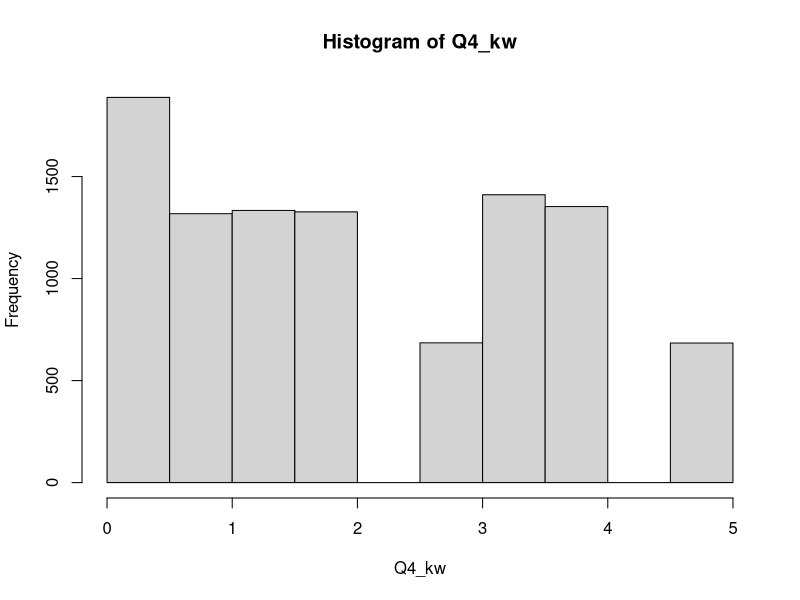

This chart was generated by the following R code:
## ---- chunk 1
group_1 <- c(2.9736,0.9448,1.6394,0.0389,1.2958)
group_2 <- c(0.7681,0.8027,0.2156,0.074,1.5076)
group_3 <- c(4.8249,2.2516,1.5609,2.0452,1.0959)
total <- c(group_1,group_2,group_3)

E_g1 <- mean(group_1)
E_g2 <- mean(group_2)
E_g3 <- mean(group_3)
E_total <- mean(total)
obs_SST <- 5*((E_g1-E_total)^2)+(5*((E_g2-E_total)^2))+(5*((E_g3-E_total)^2))
obs_SST
MST <- obs_SST/(3-1)
MST
## ---- chunk 2
S2_1 <- var(group_1)
S2_2 <- var(group_2)
S2_3 <- var(group_3)
SSE <-  (4*S2_1)+(4*S2_2)+(4*S2_3)
MSE <- SSE/(15-3)
obs.F <- MST/MSE 
obs.F 
## ---- chunk 3
library(gtools)
A <- 10000
Q1_matrix <- matrix(NA,A,15)
Q1_SSTperm <- rep(NA,A)
Q1_MSTperm <- rep(NA,A)
Q1_SSEperm <- rep(NA,A)
Q1_MSEperm <- rep(NA,A)
Q1_Fperm <- rep(NA,A)
Q1_count <- 0
for(i in 1:A) {
  Q1_matrix[i,] <-permute(total)
  Q1_SSTperm[i] <- 5*((mean(Q1_matrix[i,1:5])-mean(Q1_matrix[i,]))^2)
  +(5*((mean(Q1_matrix[i,6:10])-mean(Q1_matrix[i,]))^2))
  +(5*((mean(Q1_matrix[i,11:15])-mean(Q1_matrix[i,]))^2))
  Q1_MSTperm[i] <- Q1_SSTperm[i]/2
  Q1_SSEperm[i] <- 4*(var(Q1_matrix[i,1:5]))+4*(var(Q1_matrix[i,6:10]))+(4*(var(Q1_matrix[i,11:15])))
  Q1_MSEperm[i] <- Q1_SSEperm[i]/12
  Q1_Fperm[i] <- Q1_MSTperm[i]/Q1_MSEperm[i]
  if(Q1_Fperm[i]>=obs.F){
    Q1_count <- Q1_count+1
  }
  }

Q1_count/A
## ---- chunk 4
rep <- c(rep("g1",5),rep("g2",5),rep("g3",5))
df <- data.frame(total,rep)
huh <- aov(total~rep,data=df)
summary(huh)
## ---- chunk 5
lb_1700 <- c(574,976,789,805,361,529)
lb_2300 <- c(791,1146,394,767,1385,1021,2073,803,1263,1016,1101,945,139)
lb_2800 <- c(865,775,729,1721,1113,820,1613,1404,1201,205,1380,580,1803)
lb_3200 <- c(998,1049,736,782,730,742,1219,705,1260,611,1350,1657,1143)
lb_3700 <- c(1154,541,406,1529,1132,767,1224,314,1728)
Q2_total <- c(lb_1700,lb_2300,lb_2800,lb_3200,lb_3700)
Q2_groups <- c(rep("lb_1700",6),rep("lb_2300",13),rep("lb_2800",13),rep("lb_3200",13),rep("lb_3700",9))
Q2_df <- data.frame(Q2_total,Q2_groups)
Q2_aov <- aov(Q2_total~Q2_groups)
summary(Q2_aov)
## ---- chunk 6
Q2_obs_SST <- 6*((mean(Q2_total[1:6])-mean(Q2_total))^2)+(13*((mean(Q2_total[7:19])-mean(Q2_total))^2))+(13*((mean(Q2_total[20:32])-mean(Q2_total))^2))+(13*((mean(Q2_total[33:45])-mean(Q2_total))^2))+(9*((mean(Q2_total[46:54])-mean(Q2_total))^2))
Q2_obs_MST <- Q2_obs_SST/4
Q2_obs_SSE <- 5*(var(Q2_total[1:6]))+12*(var(Q2_total[7:19]))+(12*(var(Q2_total[19:32])))+(12*(var(Q2_total[32:45])))+(9*(var(Q2_total[45:54])))
Q2_obs_MSE <- Q2_obs_SSE/(54/5)
Q2_obs_F <- Q2_obs_MST/Q2_obs_MSE
Q2_obs_F
## ---- chunk 7
A <- 10000
Q2_matrix <- matrix(NA,A,length(Q2_total))
Q2_SSTperm <- rep(NA,A)
Q2_MSTperm <- rep(NA,A)
Q2_SSEperm <- rep(NA,A)
Q2_MSEperm <- rep(NA,A)
Q2_Fperm <- rep(NA,A)
Q2_count <- 0
for(i in 1:A) {
  Q2_matrix[i,] <-permute(Q2_total)
  Q2_SSTperm[i] <- 6*((mean(Q2_matrix[i,1:6])-mean(Q2_matrix[i,]))^2)+
    (13*((mean(Q2_matrix[i,7:19])-mean(Q2_matrix[i,]))^2))+
    (13*((mean(Q2_matrix[i,20:32])-mean(Q2_matrix[i,]))^2))+
       (13*((mean(Q2_matrix[i,33:45])-mean(Q2_matrix[i,]))^2))+
          (9*((mean(Q2_matrix[i,46:54])-mean(Q2_matrix[i,]))^2))
  Q2_MSTperm[i] <- Q2_SSTperm[i]/4
  Q2_SSEperm[i] <- 5*(var(Q2_matrix[i,1:6]))+12*(var(Q2_matrix[i,7:19]))+(12*(var(Q2_matrix[i,19:32])))+(12*(var(Q2_matrix[i,32:45])))+(9*(var(Q2_matrix[i,45:54])))
  Q2_MSEperm[i] <- Q2_SSEperm[i]/12
  Q2_Fperm[i] <- Q2_MSTperm[i]/Q2_MSEperm[i]
  if(Q2_Fperm[i]>=Q2_obs_F){
    Q2_count <- Q2_count+1
  }
}
Q2_count <- Q2_count+1
Q2_count/A
## ---- chunk 8
Q1_rankedt <- rank(total)
Q1_grp <- c(rep("g1",5),rep("g2",5),rep("g3",5))
Q3_df <- data.frame(Q1_rankedt,Q1_grp)
kruskal.test(Q1_rankedt~Q1_grp,data=Q3_df)
## ---- chunk 9
a <- 10000
Q4_ranked <- c(1,2,3,4,5,6)
Q4_m <- matrix(NA,a,6)
diff <- rep(NA,a)
Q4_kw <- rep(NA,a)

for(i in 1:a){
  Q4_m[i,] <-permute(Q4_ranked)
  diff[i] <- (2*((mean(Q4_m[i,1:2])-7/2)^2))+
  (2*((mean(Q4_m[i,3:4])-7/2)^2))+
  (2*((mean(Q4_m[i,5:6])-7/2)^2))
  Q4_kw[i] <- diff[i]*(12/42)
}
hist(Q4_kw)

## ---- chunk 10
Q5_score <- c(0,2,1,3,1,1,2,0,3,1,3,4,1,3,4,2,2,1,3,4,2,5,3,4)
Q5_grp <- c(rep("g1",6),rep("g2",6),rep("g3",6),rep("g4",6))
Q_5df <- data.frame(Q5_score,Q5_grp)
kruskal.test(Q5_score~Q5_grp,data=Q_5df)
## ---- chunk 11
compact <- c(791,846,1024,1007,399,1279,407,1656,1036,1226)
heavy <- c(423,541,517,1328,471,533,863,786,551,1068)
light <- c(551,1068,757,1114,920,1809,1238,918,1339,603)
medium <- c(712,435,298,733,1200,1701,707,790,800,480)
mpv <- c(1345,1269,1477,758,996,1306,968,943,1026,1564)
pickup <- c(985,1074,742,985,1342,1184,977,1465,892,1074)
van <- c(805,2613,903,949,1183,1051,1387,1320,1434,1603)
Q8_data <-c(compact,heavy,light,medium,mpv,pickup,van)
Q8_l <- length(Q8_data)

mean.vec <- c(mean(compact),mean(heavy),mean(light),mean(medium),mean(mpv),mean(pickup),mean(van))

mean.diff <- abs(outer(mean.vec,mean.vec,"-"))
b <- 5000
Q <- rep(NA,b)
L <- rep(NA,b)

for(i in 1:b){
  index <- sample(1:70)
  T1=Q8_data[index[1:10]]
  T2=Q8_data[index[11:20]]
  T3=Q8_data[index[21:30]]
  T4=Q8_data[index[31:40]]
  T5=Q8_data[index[41:50]]
  T6=Q8_data[index[51:60]]
  T7=Q8_data[index[61:70]]
  m.vec <- c(mean(T1),mean(T2),mean(T3),mean(T4),mean(T5),mean(T6),mean(T7))
  m.diff <- abs(outer(m.vec,m.vec,"-"))
  Q[i] <- max(m.diff)
  L[i] <- m.diff[1,2]
}
quantile(Q,0.9)
quantile(Q,0.95)




